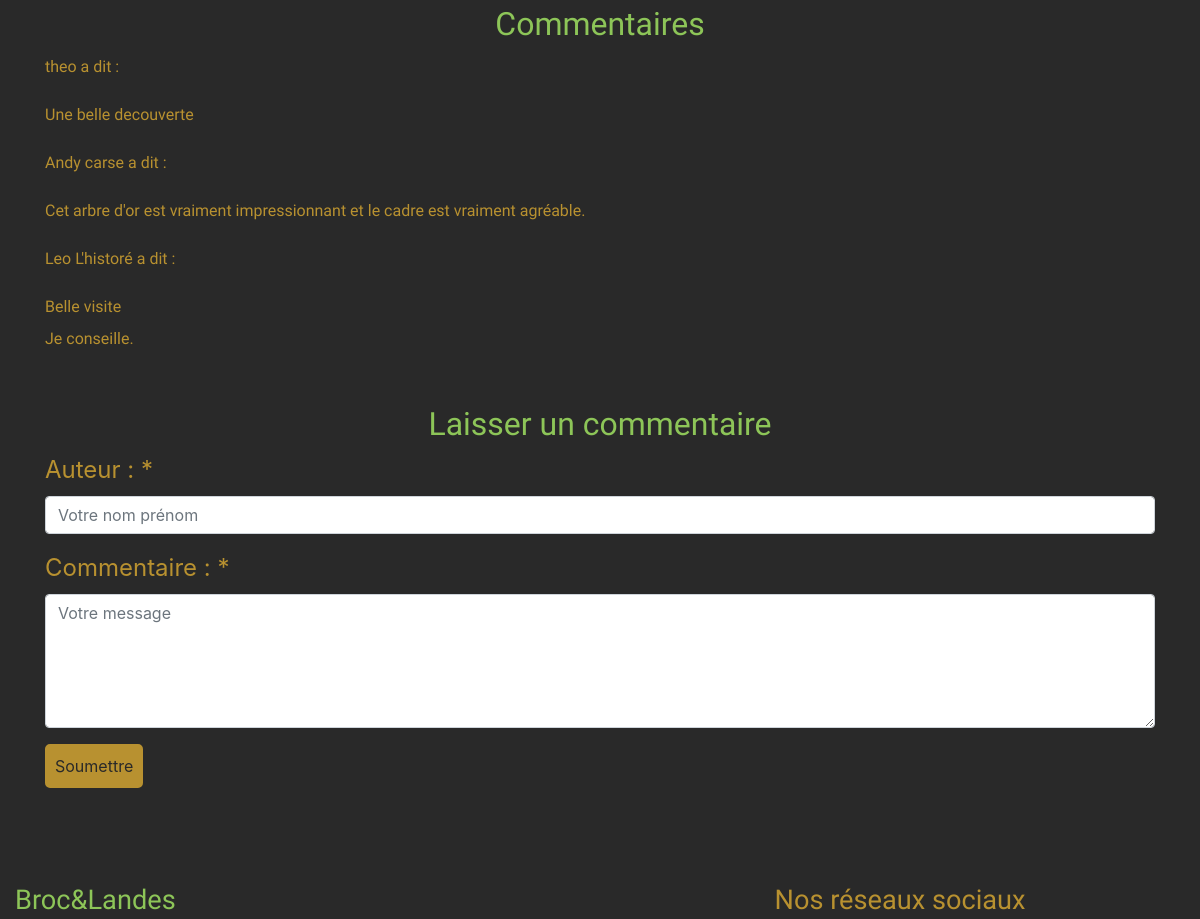
Page /?action=detailsContree&id=1 (middle part) on the earlier database version.
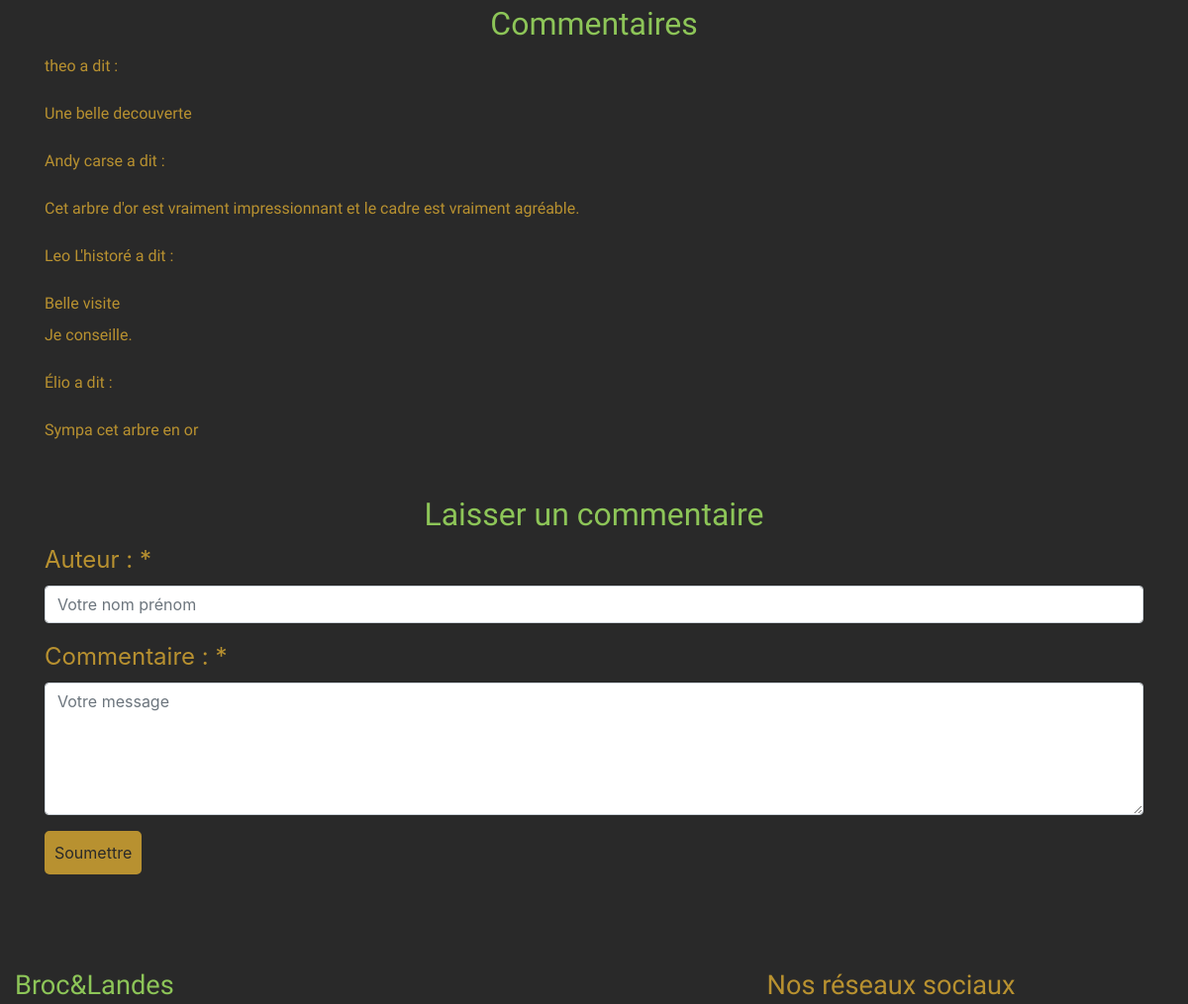
Same page on the later database version.
### tables this page shows
CREATE TABLE `commentaire` (
  `Id_commentaire` int(11) NOT NULL,
  `pseudo` varchar(50) NOT NULL,
  `texte` text DEFAULT NULL,
  `dateCom` datetime NOT NULL DEFAULT current_timestamp(),
  `statut` tinyint(1) DEFAULT 0,
  `Id_contree` int(11) NOT NULL
);

### index.php (called while the page is built, shortened)
<?php
require_once(__DIR__ . '/App/routage.php');
if (isset($_GET["action"])) {
    $action = $_GET["action"];
} else {
    $action = "defaut";
}
$fichier = redirectsTo($action);
include(__DIR__ . '/App/Controllers/' . $fichier);
?>

### App/Models/Commentaire.php (called while the page is built, shortened)
<?php
class Commentaire extends DbConnect
{
    public static function getByIdContreeAndStatut($id_contree, $statut)
    {
        try {
            $cnx = self::dbConnect();
            $req = $cnx->prepare("SELECT * FROM commentaire
                WHERE Id_contree = :id_contree AND statut = :statut");
            $req->bindValue(':id_contree', $id_contree, PDO::PARAM_INT);
            $req->bindValue(':statut', $statut, PDO::PARAM_INT);
            $req->execute();
            return $req->fetchAll(PDO::FETCH_ASSOC);
        } catch (PDOException $e) {
            die("Erreur lors de la récupération des données : " . $e->getMessage());
        }
    }
}
?>

### App/Models/Contree.php (called while the page is built, shortened)
<?php
class Contree extends DbConnect
{
    public static function getById($id)
    {
        try {
            $cnx = self::dbConnect();
            $req = $cnx->prepare("SELECT * FROM contree WHERE Id_contree = :id");
            $req->bindValue(':id', $id, PDO::PARAM_INT);
            $req->execute();
            return $req->fetch(PDO::FETCH_ASSOC);
        } catch (PDOException $e) {
            die("Erreur lors de la récupération des données : " . $e->getMessage());
        }
    }
}
?>

### App/Views/viewDetailsContree.php (the view, shortened to what this page needs)
<?php
include_once(__DIR__ . '/viewHeader.php');
?>
<main class="container">
    <div class="detailsContree">
        <h2>Commentaires</h2>
        <?php if (!empty($commentaires)) { ?>
            <?php foreach ($commentaires as $commentaire) { ?>
                <div class="commentaire">
                    <p><?= $commentaire['pseudo'] ?> a dit :</p>
                    <p><?= nl2br($commentaire['texte']) ?></p>
                </div>
            <?php } ?>
        <?php } else { ?>
            <p>Aucun commentaire pour le moment</p>
        <?php } ?>
        <h2>Laisser un commentaire</h2>
        <form method="post" action="?action=addCommentaire">
            <div class="form-group">
                <label for="pseudo" class="required">Auteur : *</label>
                <input type="text" class="form-control" id="pseudo" name="pseudo" placeholder="Votre nom prénom" class="form-control" required>
            </div>
            <div class="form-group">
                <label for="commentaire" class="required">Commentaire : *</label>
                <textarea class="form-control" rows="5" id="commentaire" name="texte" placeholder="Votre message" class="form-control" required></textarea>
            </div>
            <button type="submit" class="btn">Soumettre</button>
        </form>
    </div>
</main>
<?php
include_once(__DIR__ . '/viewFooter.php');
?>

Differences in the rows shown:
added commentaire: pseudo "Élio", texte "Sympa cet arbre en or"
